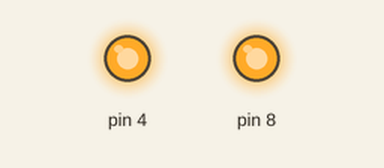
Recording of a sketch running on a simulated Arduino Uno, built with avr-gcc and run on an emulated ATmega328P. Shown: output pins drawn as LEDs (lit = HIGH).

Above: at 0.1 s.
Timing chart, 0 to 1.6 s (numbered marks = the images above):
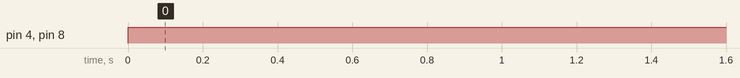

The sketch:

MOSFET_demo.ino
```cpp
void setup() {
  // put your setup code here, to run once:

  Serial.begin(9600);

  pinMode(8, OUTPUT);
  pinMode(4, OUTPUT);


}

void loop() {
  // put your main code here, to run repeatedly:

  digitalWrite(8, HIGH);
  digitalWrite(4, HIGH);
  delay(1000);

}
```

Measured:
- by itself, pin 4, pin 8: LOW → HIGH at 0.00 s
